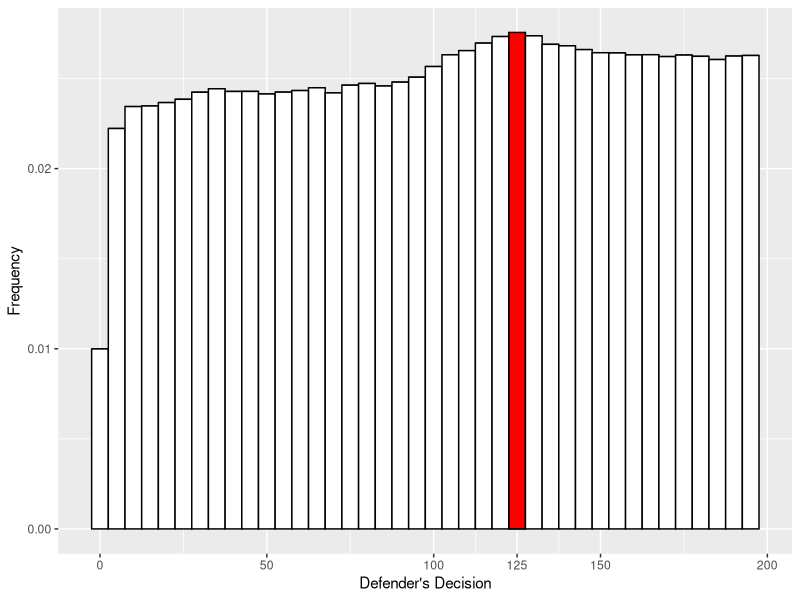
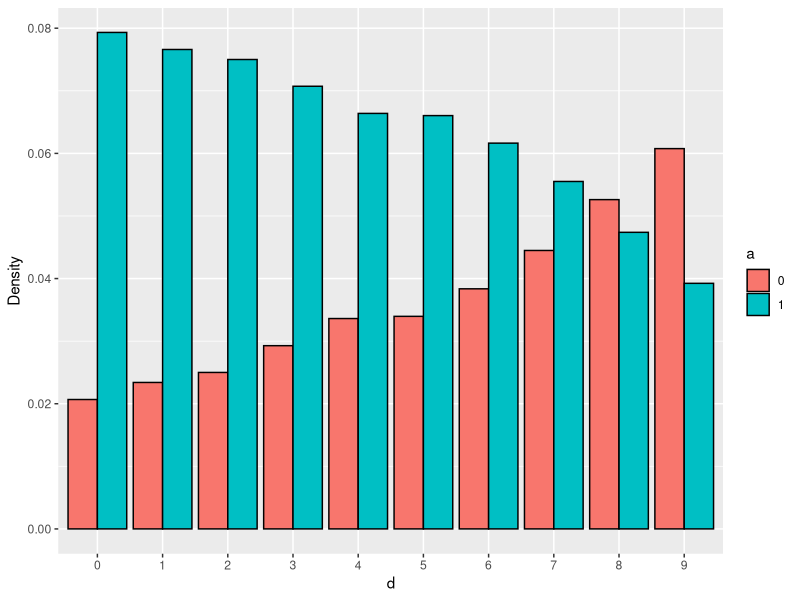
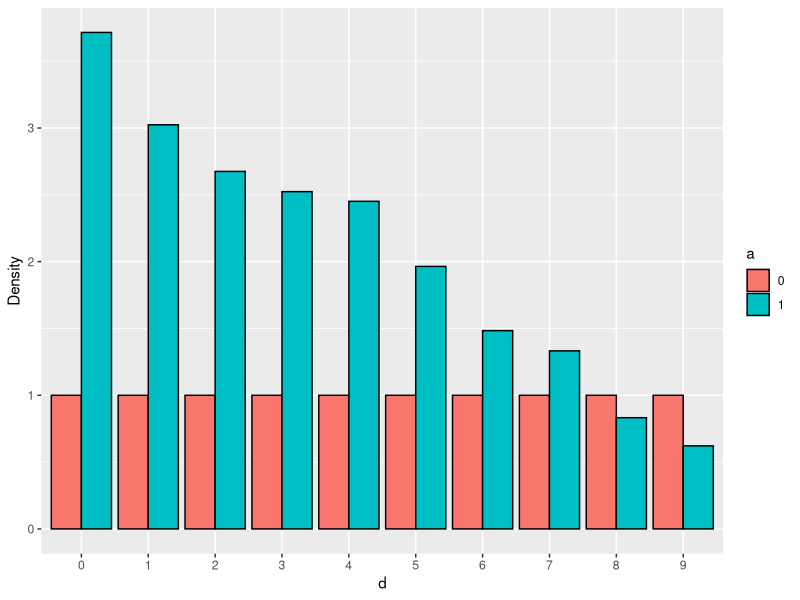
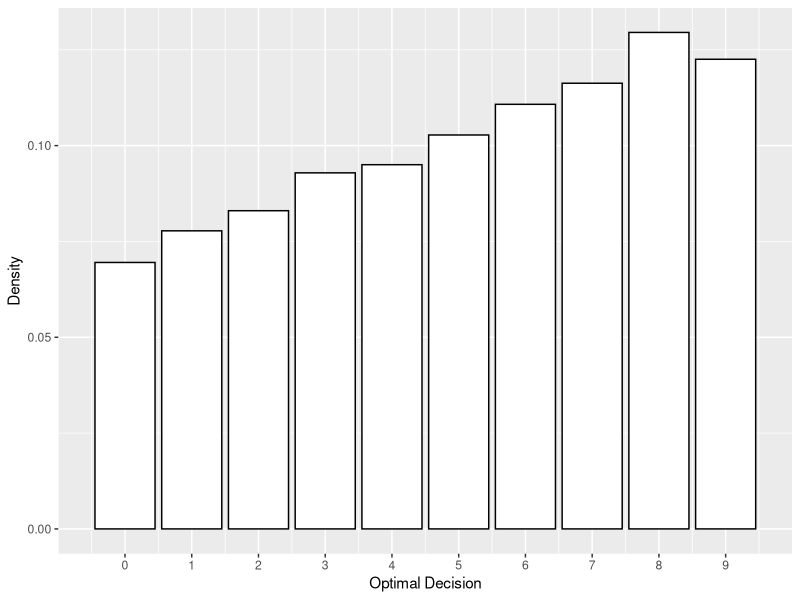
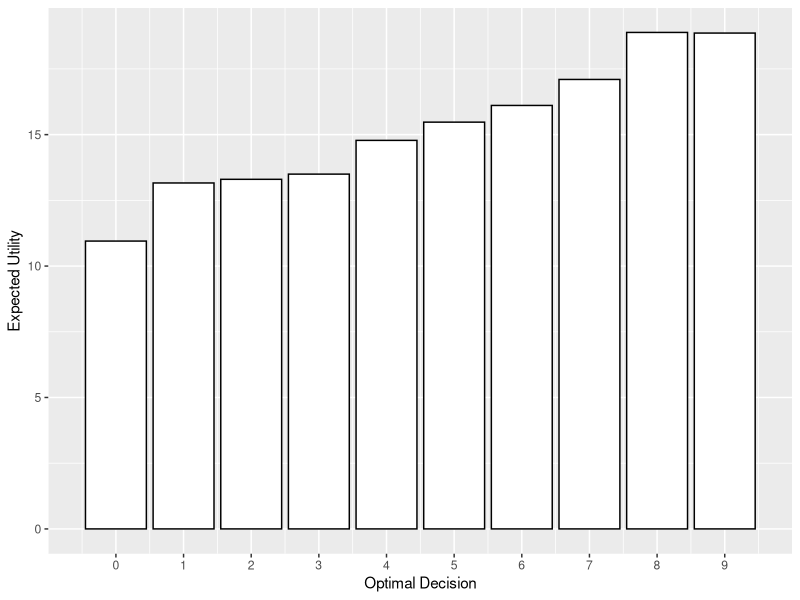
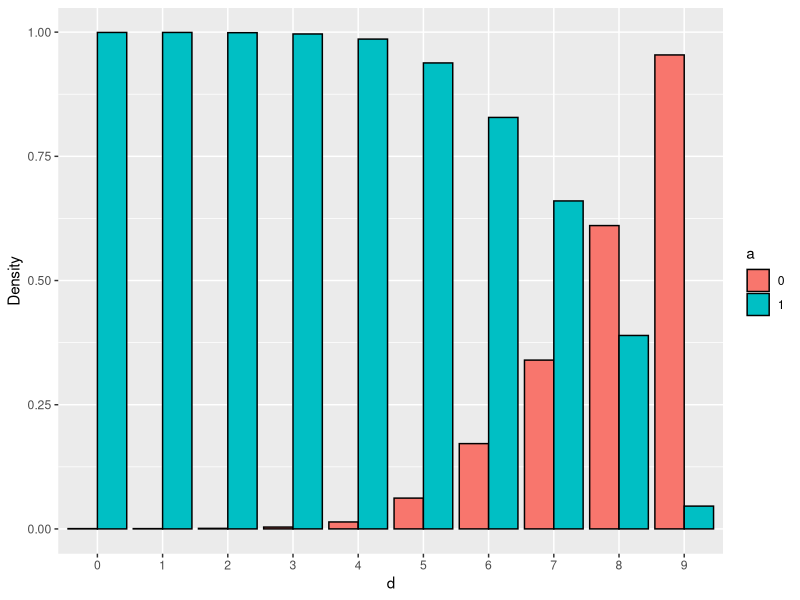
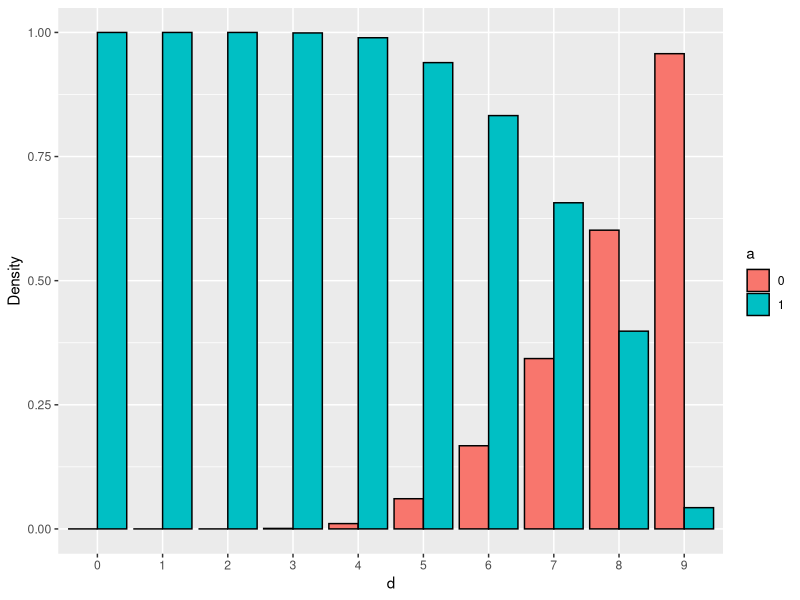
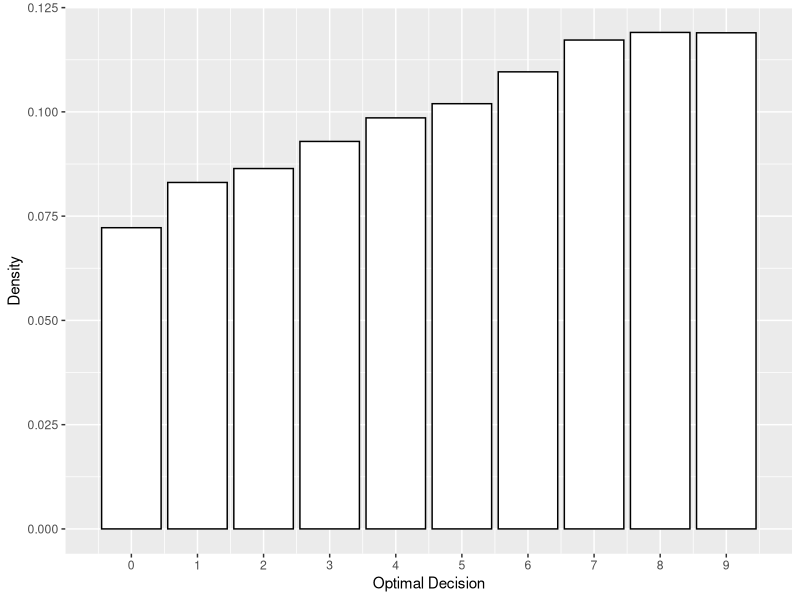

Source code (R) for these figures, in order:
library(ggplot2)
library(tidyr)
library(stringr)
library(dplyr)

## Figure 3
data <- read.csv("results/prob1_aps_psia.csv", col.names = 0:9, check.names = FALSE)
data_n <- data %>% 
  gather(key = "d", value = "a", convert = TRUE) %>%
  mutate(d = factor(d), a = factor(a)) %>%
  group_by(d, a) %>%
  summarize(Density = n()/nrow(.))

p <- ggplot(data_n, aes(x = d, y = Density, fill = a)) + 
  geom_col(position = "dodge", color="black")

ggsave(p, filename = "img/prob1_aps_psia.pdf", dpi = 300, width = 8.33, height = 5.79)

data <- read.csv("results/prob1_mc_psia.csv", 
                 col.names = c(0, 1), 
                 check.names = FALSE)

data_n <- data %>%
  mutate(d = factor(0:9)) %>%
  gather(-d, key = "a", value = "Density", convert = TRUE) %>%
  mutate(a = factor(a))

p <- ggplot(data_n, aes(x = d, y = Density, fill = a)) + 
  geom_col(position = "dodge", color="black")

ggsave(p, filename = "img/prob1_mc_psia.pdf", dpi = 300, width = 8.33, height = 5.79)


## Figure 4
dist <- read.csv("results/prob1_aps_psid.csv", col.names = "d")
dens <- count(dist, d)
dens$freq <- dens$n/nrow(dist)

p <- ggplot(dens, aes(x=d, y=freq))+ 
  geom_bar(stat="identity", colour="black", fill = "white") + 
  xlab("Optimal Decision") + 
  ylab("Density") + 
  scale_x_continuous(limits = c(-1,10), breaks = seq(0, 9, by = 1), expand=c(0,0))

ggsave(p, filename = "img/prob1_aps_psid.pdf", dpi = 300, width = 8.33, height = 5.79)

dist <- read.csv("results/prob1_mc_psid.csv")
dist$d <- 0:9

p <- ggplot(dist, aes(x=d, y=psi_d)) + 
  geom_bar(stat="identity", colour="black", fill = "white") +  
  xlab("Optimal Decision") + 
  ylab("Expected Utility") + 
  scale_x_continuous(limits = c(-1,10), breaks = seq(0, 9, by = 1), expand=c(0,0))

ggsave(p, filename = "img/prob1_mcmc_psid.pdf", dpi = 300, width = 8.33, height = 5.79)


## Figure 6
aps <- read.csv('./results/prob1_aps_pa_ara.csv', 
                col.names = c(0, 1),
                check.names = FALSE) %>% mutate(d = factor(0:9))

mc <- read.csv('./results/prob1_mc_pa_ara.csv',  
               col.names = c(0, 1),
               check.names = FALSE) %>% mutate(d = factor(0:9))

############################## SEPARATE PLOTS########
data_n <- aps %>%
  mutate(d = factor(0:9)) %>%
  gather(-d, key = "a", value = "Density", convert = TRUE) %>%
  mutate(a = factor(a))

p <- ggplot(data_n, aes(x = d, y = Density, fill = a)) + 
  geom_col(position = "dodge", color="black")
ggsave(p, filename = "img/prob1_pa_ara_aps.pdf", dpi = 300, width = 8.33, height = 5.79)

data_n <- mc %>%
  mutate(d = factor(0:9)) %>%
  gather(-d, key = "a", value = "Density", convert = TRUE) %>%
  mutate(a = factor(a))

p <- ggplot(data_n, aes(x = d, y = Density, fill = a)) + 
  geom_col(position = "dodge", color="black")

ggsave(p, filename = "img/prob1_pa_ara_mc.pdf", dpi = 300, width = 8.33, height = 5.79)


## Figure 7
dist <- read.csv("results/prob1_aps_psid_ara.csv", col.names = "d")
dens <- count(dist, d)
dens$freq <- dens$n/nrow(dist)

p <- ggplot(dens, aes(x=d, y=freq))+ 
  geom_bar(stat="identity", colour="black", fill = "white") +
  xlab("Optimal Decision") + 
  ylab("Density") + 
  scale_x_continuous(limits = c(-1,10), breaks = seq(0, 9, by = 1), expand=c(0,0))

ggsave(p, filename = "img/prob1_aps_psid_ara.pdf", dpi = 300, width = 8.33, height = 5.79)

dist <- read.csv("results/prob1_mc_psid_ara.csv")
dist$d <- 0:9

p <- ggplot(dist, aes(x=d, y=psi_d)) + 
  geom_bar(stat="identity", colour="black", fill = "white") +  
  xlab("Optimal Decision") + 
  ylab("Expected Utility") + 
  scale_x_continuous(limits = c(-1,10), breaks = seq(0, 9, by = 1), expand=c(0,0))

ggsave(p, filename = "img/prob1_mc_psid_ara.pdf", dpi = 300, width = 8.33, height = 5.79)


## Sensitivity Analysis
dist = read.csv("results/sa_results.csv")

p <- ggplot(dist, aes(x = pert_dec)) + 
  geom_bar(aes(y = (..count..)/sum(..count..)), position = "dodge", color = "black", fill = "white") +
  xlab("Optimal Decision") + 
  scale_x_continuous(breaks = 0:9) +
  ylab("Density")

ggsave(p, filename = "img/hist_sa2.pdf", dpi = 300, width = 8.33, height = 5.79)


## APS solution real problem
dist <- read.csv("results/dist_APS.csv")
p <- ggplot(dist, aes(x = X0,
                      fill = factor(ifelse(X0 == 125, "Highlighted", "Normal")))) + 
  geom_histogram(aes(y=(..count..)/sum(..count..)), bins = 40, colour="black") +
  scale_fill_manual(name = "area", values=c("red", "white"), guide = FALSE) +
  scale_x_continuous(breaks = c(0, 50, 100, 125, 150, 200)) +
  xlab("Defender's Decision") + 
  ylab("Frequency")
p

ggsave(p, filename = "img/aps_prob3.pdf", device = "pdf", dpi = 300, width = 8.33, height = 5.79)


## Expected utility time comparison problem
psi_d <- read.csv("results/EU_timecompprob.csv")

p <- ggplot(psi_d, aes(x = d, y = EU)) + 
  geom_bar(stat="identity", colour="black", fill = "white") + 
  xlab("Defender's Decision") + 
  ylab("Defender's Expected Utility")

ggsave(p, filename = "img/EU_probtime.pdf", device = "pdf", dpi = 300, width = 8.33, height = 5.79)


## Cost interpolation
costs <- read.csv("results/costs.csv")
costs <- costs[costs$x <= 200,]

p <- ggplot(costs, aes(x = x, y = y)) + 
  geom_line() + 
  xlab("Amount of protection in gbps") + 
  ylab("Cost in Euros")

ggsave(p, filename = "img/costs.pdf", device = "pdf", dpi = 300, width = 8.33, height = 5.79)


## p_d real problem
pd <- read.csv("results/p_d.csv", col.names = c("d", 0:30), check.names = FALSE)

pd_melted <- pd %>%
  gather(-d, key = "variable", value = "value", convert = TRUE) %>%
  filter(d %in% c(0, 50, 100, 195))

p <- ggplot(data = pd_melted, aes(x = factor(variable), y = value)) + 
  geom_bar(stat = "identity", colour="black", fill = "white") + 
  scale_x_discrete(breaks = seq(0, 30, 2)) + 
  facet_wrap(~ d, nrow = 2) + 
  xlab("Attacker's Decision") + 
  ylab("p(a|d)")

ggsave(p, filename = "img/pa_given_d.pdf", device = "pdf", dpi = 300, width = 8.33, height = 5.79)
